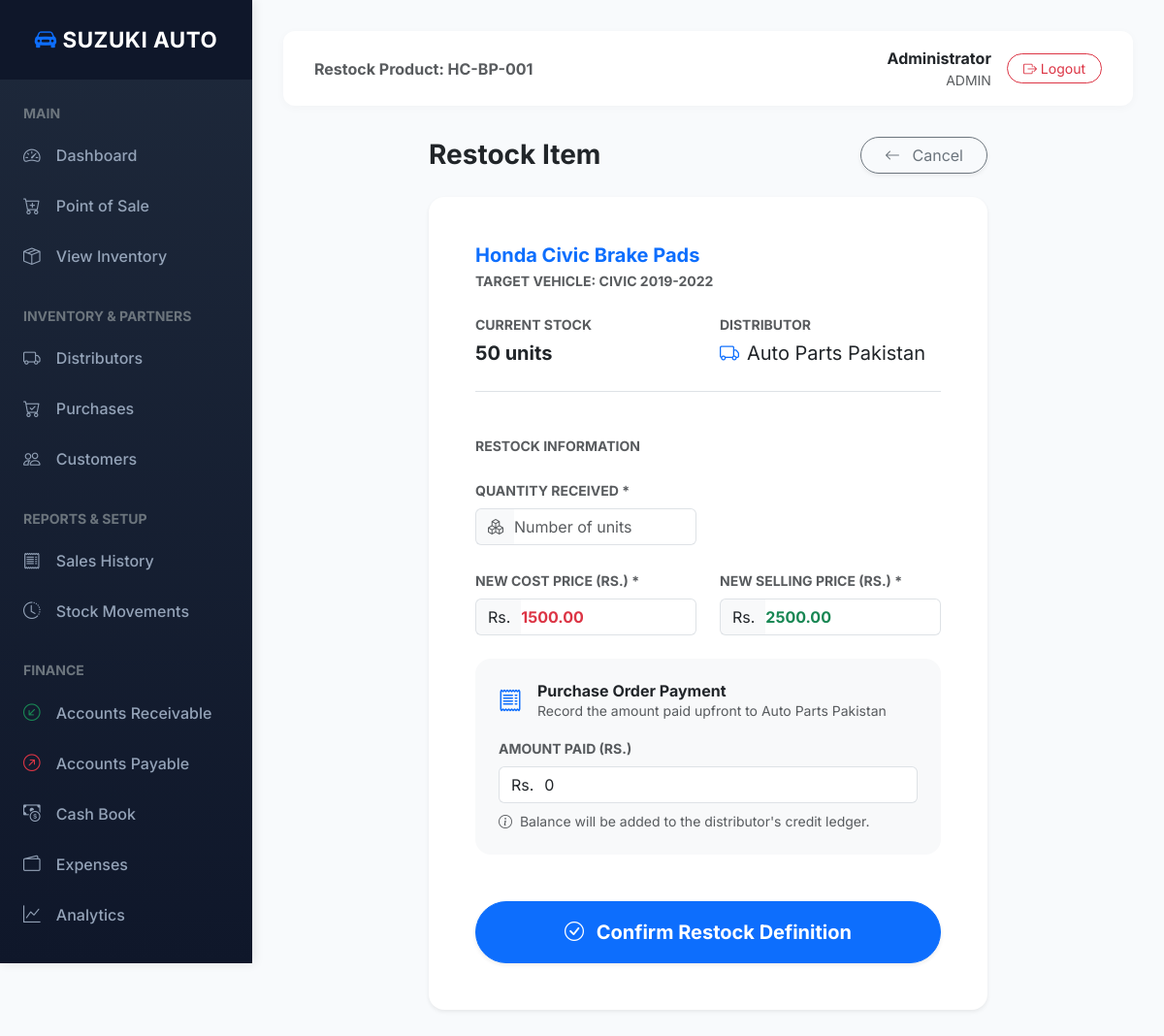
Page /products/1/restock (signed in) on the committed database.
### models.py (models this page shows, shortened)
class Product(db.Model):
    id = db.Column(db.Integer, primary_key=True)
    name = db.Column(db.String(200), nullable=False)
    description = db.Column(db.Text)
    sku = db.Column(db.String(50), unique=True)
    stock_quantity = db.Column(db.Integer, default=0)
    cost_price = db.Column(db.Numeric(12, 2))
    selling_price = db.Column(db.Numeric(12, 2))
    distributor_id = db.Column(db.Integer, db.ForeignKey('distributor.id'), nullable=True)
    vehicle_type = db.Column(db.String(100))  # e.g., Car, Motorcycle, Truck
    vehicle_model = db.Column(db.String(100))  # e.g., Civic 2019, Mehran
    part_number = db.Column(db.String(100))  # Original part number
    min_stock_level = db.Column(db.Integer, default=5)
    is_active = db.Column(db.Boolean, default=True)
    created_at = db.Column(db.DateTime, default=datetime.utcnow)
    distributor = db.relationship('Distributor', back_populates='products')
    order_items = db.relationship('OrderItem', back_populates='product', lazy=True)
    purchase_items = db.relationship('PurchaseOrderItem', back_populates='product', lazy=True)
    stock_movements = db.relationship('StockMovement', back_populates='product', lazy=True)

class User(db.Model, UserMixin):
    id = db.Column(db.Integer, primary_key=True)
    username = db.Column(db.String(150), unique=True, nullable=False)
    password_hash = db.Column(db.String(200), nullable=False)
    role = db.Column(db.String(20), nullable=False)  # staff / admin
    full_name = db.Column(db.String(200))
    phone = db.Column(db.String(20))
    created_orders = db.relationship('Order', foreign_keys='Order.created_by', back_populates='creator', lazy=True)
    approved_orders = db.relationship('Order', foreign_keys='Order.approved_by', back_populates='approver', lazy=True)
    created_purchases = db.relationship('PurchaseOrder', foreign_keys='PurchaseOrder.created_by', back_populates='creator', lazy=True)

class Distributor(db.Model):
    id = db.Column(db.Integer, primary_key=True)
    name = db.Column(db.String(200), nullable=False)
    contact_person = db.Column(db.String(200))
    phone = db.Column(db.String(20))
    email = db.Column(db.String(200))
    address = db.Column(db.Text)
    payment_terms = db.Column(db.Integer, default=30)  # Days
    created_at = db.Column(db.DateTime, default=datetime.utcnow)
    products = db.relationship('Product', back_populates='distributor', lazy=True)
    purchase_orders = db.relationship('PurchaseOrder', back_populates='distributor', lazy=True)
    transactions = db.relationship('SupplierTransaction', back_populates='distributor', lazy=True)

### routes/products.py (the view, shortened to what this page needs)
@products_bp.route('/<int:id>/restock', methods=['GET', 'POST'])
@login_required
@role_required('admin')
def restock_product(id):
    product = ProductController.get_product_by_id(id)
    if not product:
        flash("Product not found.", "danger")
        return redirect(url_for('products.products'))
    return render_template('restock_product.html', product=product)

### app.py (called while the page is built)
def create_app():
    app = Flask(__name__)
    app.config['SECRET_KEY'] = 'secret-key-change-in-production'
    app.config['SQLALCHEMY_DATABASE_URI'] = 'sqlite:///pos.db'
    app.config['SQLALCHEMY_TRACK_MODIFICATIONS'] = False
    db.init_app(app)
    login_manager.init_app(app)
    @login_manager.user_loader
    def load_user(user_id):
        return db.session.get(User, int(user_id))
    register_blueprints(app)
    return app

### controllers/product_controller.py (called while the page is built)
    @staticmethod
    def get_product_by_id(product_id):
        product = db.session.get(Product, product_id)
        if product and product.is_active:
            return product
        return None

### utils.py (called while the page is built)
def role_required(role):
    def wrapper(f):
        @wraps(f)
        def decorated(*args, **kwargs):
            if not current_user.is_authenticated or getattr(current_user, 'role', None) != role:
                abort(403)
            return f(*args, **kwargs)
        return decorated
    return wrapper

### templates/restock_product.html
{% extends "base.html" %}
{% block page_title %}Restock Product: {{ product.sku }}{% endblock %}
{% block content %}
<div class="row justify-content-center">
  <div class="col-lg-8">
    <div class="d-flex justify-content-between align-items-center mb-4">
      <h3 class="fw-bold mb-0">Restock Item</h3>
      <a href="{{ url_for('products.product_detail', id=product.id) }}" class="btn btn-outline-secondary rounded-pill px-4 shadow-sm">
        <i class="bi bi-arrow-left me-2"></i> Cancel
      </a>
    </div>
    <div class="card border-0 shadow-sm rounded-4">
      <div class="card-body p-5">
        <div class="mb-5 pb-4 border-bottom">
            <h5 class="fw-bold text-primary mb-1">{{ product.name }}</h5>
            <div class="text-muted small text-uppercase tracking-wider fw-bold">
                Target Vehicle: {{ product.vehicle_model or 'Universal' }}
            </div>
            <div class="row mt-4">
                <div class="col-sm-6">
                    <p class="text-muted small text-uppercase fw-bold mb-1">Current Stock</p>
                    <div class="fs-5 fw-bold">{{ product.stock_quantity }} units</div>
                </div>
                <div class="col-sm-6">
                    <p class="text-muted small text-uppercase fw-bold mb-1">Distributor</p>
                    <div class="fs-5">
                        {% if product.distributor %}
                        <i class="bi bi-truck text-primary me-2"></i>{{ product.distributor.name }}
                        {% else %}
                        <span class="text-muted">Independent / Unknown</span>
                        {% endif %}
                    </div>
                </div>
            </div>
        </div>
        <form method="POST">
          <h6 class="text-uppercase text-muted fw-bold small tracking-wider mb-4">Restock Information</h6>
          <div class="row g-4 mb-4">
            <div class="col-md-6">
              <label class="form-label tracking-wider fw-bold small text-muted text-uppercase">Quantity Received *</label>
              <div class="input-group">
                <span class="input-group-text bg-light border-end-0"><i class="bi bi-boxes text-muted"></i></span>
                <input type="number" name="quantity" class="form-control border-start-0 ps-0" placeholder="Number of units" min="1" required>
              </div>
            </div>
          </div>
          <div class="row g-4 mb-4">
            <div class="col-md-6">
              <label class="form-label tracking-wider fw-bold small text-muted text-uppercase">New Cost Price (Rs.) *</label>
              <div class="input-group">
                <span class="input-group-text bg-light border-end-0">Rs.</span>
                <input type="number" name="cost_price" class="form-control border-start-0 ps-0 text-danger fw-bold" step="0.01" min="0" value="{{ '%.2f'|format(product.cost_price or 0) }}" required>
              </div>
            </div>
            <div class="col-md-6">
              <label class="form-label tracking-wider fw-bold small text-muted text-uppercase">New Selling Price (Rs.) *</label>
              <div class="input-group">
                <span class="input-group-text bg-light border-end-0">Rs.</span>
                <input type="number" name="selling_price" class="form-control border-start-0 ps-0 text-success fw-bold" step="0.01" min="0" value="{{ '%.2f'|format(product.selling_price or 0) }}" required>
              </div>
            </div>
          </div>
          {% if product.distributor %}
          <div class="p-4 bg-light rounded-4 mb-4">
            <div class="d-flex align-items-center mb-3">
              <i class="bi bi-receipt text-primary fs-4 me-3"></i>
              <div>
                <h6 class="mb-0 fw-bold">Purchase Order Payment</h6>
                <p class="text-muted small mb-0">Record the amount paid upfront to {{ product.distributor.name }}</p>
              </div>
            </div>
            <label class="form-label tracking-wider fw-bold small text-muted text-uppercase">Amount Paid (Rs.)</label>
            <div class="input-group">
              <span class="input-group-text bg-white border-end-0">Rs.</span>
              <input type="number" name="amount_paid" class="form-control border-start-0 ps-0" step="0.01" min="0" value="0" placeholder="If not fully paid, remainder adds to ledger">
            </div>
            <div class="form-text mt-2"><i class="bi bi-info-circle me-1"></i> Balance will be added to the distributor's credit ledger.</div>
          </div>
          {% else %}
          <div class="alert alert-warning border-0 rounded-4">
            <i class="bi bi-exclamation-triangle-fill me-2"></i> This product has no distributor linked. Inventory will be updated, but no ledger invoice will be generated.
          </div>
          {% endif %}
          <div class="d-grid mt-5">
            <button class="btn btn-primary py-3 fs-5 rounded-pill shadow-sm fw-bold">
              <i class="bi bi-check-circle me-2"></i> Confirm Restock Definition
            </button>
          </div>
        </form>
      </div>
    </div>
  </div>
</div>
{% endblock %}

### templates/base.html (shortened to what this page needs)
<!doctype html>
<html lang="en">
  <head>
    <link href="https://cdn.jsdelivr.net/npm/bootstrap@5.3.0/dist/css/bootstrap.min.css" rel="stylesheet" />
    <link href="https://cdn.jsdelivr.net/npm/bootstrap-icons@1.11.0/font/bootstrap-icons.css" rel="stylesheet" />
  </head>
  <body>
    {% if current_user.is_authenticated %}
    <div class="d-flex flex-column flex-lg-row">
      <nav class="sidebar flex-shrink-0">
        <a href="{{ url_for('main.dashboard') }}" class="brand">
          <i class="bi bi-car-front-fill text-primary"></i> SUZUKI AUTO
        </a>
        <div class="sidebar-nav">
          <div class="px-4 mb-2 text-uppercase text-secondary small fw-bold tracking-wider">Main</div>
          <a href="{{ url_for('main.dashboard') }}"><i class="bi bi-speedometer2"></i> Dashboard</a>
          <a href="{{ url_for('sales.create_order') }}"><i class="bi bi-cart-plus"></i> Point of Sale</a>
          <a href="{{ url_for('products.products') }}"><i class="bi bi-box-seam"></i> View Inventory</a>
          {% if current_user.role == 'admin' %}
          <div class="px-4 mt-4 mb-2 text-uppercase text-secondary small fw-bold tracking-wider">Inventory & Partners</div>
          <a href="{{ url_for('distributors.list_distributors') }}"><i class="bi bi-truck"></i> Distributors</a>
          <a href="{{ url_for('purchases.purchase_orders') }}"><i class="bi bi-cart-check"></i> Purchases</a>
          <a href="{{ url_for('customers.index') }}"><i class="bi bi-people"></i> Customers</a>
          <div class="px-4 mt-4 mb-2 text-uppercase text-secondary small fw-bold tracking-wider">Reports & Setup</div>
          <a href="{{ url_for('sales.sales_history') }}"><i class="bi bi-receipt"></i> Sales History</a>
          <a href="{{ url_for('analytics.stock_movements') }}"><i class="bi bi-clock-history"></i> Stock Movements</a>
          <div class="px-4 mt-4 mb-2 text-uppercase text-secondary small fw-bold tracking-wider">Finance</div>
          <a href="{{ url_for('analytics.receivables') }}"><i class="bi bi-arrow-down-left-circle text-success"></i> Accounts Receivable</a>
          <a href="{{ url_for('analytics.payables') }}"><i class="bi bi-arrow-up-right-circle text-danger"></i> Accounts Payable</a>
          <a href="{{ url_for('analytics.cashbook') }}"><i class="bi bi-cash-coin"></i> Cash Book</a>
          <a href="{{ url_for('expenses.list_expenses') }}"><i class="bi bi-wallet2"></i> Expenses</a>
          <a href="{{ url_for('analytics.dashboard') }}"><i class="bi bi-graph-up"></i> Analytics</a>
          {% endif %}
        </div>
      </nav>
      <div class="main-content flex-grow-1">
        <div class="topbar">
          <div class="text-muted fw-bold">
            {% block page_title %}{% endblock %}
          </div>
          <div class="d-flex align-items-center">
            <div class="me-3 text-end d-none d-sm-block">
              <div class="fw-bold text-dark">{{ current_user.full_name or current_user.username }}</div>
              <div class="small text-muted text-uppercase tracking-wider">{{ current_user.role }}</div>
            </div>
            <a href="{{ url_for('auth.logout') }}" class="btn btn-outline-danger btn-sm rounded-pill px-3">
              <i class="bi bi-box-arrow-right"></i> Logout
            </a>
          </div>
        </div>
        {% block content %}{% endblock %}
      </div>
    </div>
    {% endif %}
  </body>
</html>

### templates/base.html (style rules this page uses)
body { min-height: 100vh; background-color: #f8fafc; font-family: 'Inter', system-ui, -apple-system, sans-serif; }
.sidebar { width: 260px; background: linear-gradient(180deg, #1e293b 0%, #0f172a 100%); color: white; min-height: 100vh; position: fixed; box-shadow: 2px 0 10px rgba(0,0,0,0.1); z-index: 1000; overflow-y: auto; }
.sidebar .brand { padding: 1.5rem 1rem; background: #0f172a; font-size: 1.4rem; font-weight: 700; text-align: center; text-decoration: none; color: white; display: block; letter-spacing: 0.5px; }
.sidebar-nav { padding: 1.5rem 0; }
.sidebar-nav a { padding: 0.8rem 1.5rem; color: #94a3b8; text-decoration: none; display: block; transition: all 0.2s ease; font-weight: 500; }
.sidebar-nav a i { margin-right: 12px; font-size: 1.1em; width: 20px; text-align: center; }
.main-content { margin-left: 260px; padding: 2rem; width: calc(100% - 260px); }
.topbar { background: white; padding: 1rem 2rem; box-shadow: 0 2px 10px rgba(0,0,0,0.03); margin-bottom: 2rem; border-radius: 12px; display: flex; justify-content: space-between; align-items: center; }
.card { border: none; border-radius: 12px; box-shadow: 0 4px 6px -1px rgba(0,0,0,0.05), 0 2px 4px -1px rgba(0,0,0,0.03); transition: transform 0.2s ease-in-out, box-shadow 0.2s ease-in-out; }
.btn { transition: all 0.2s cubic-bezier(0.4, 0, 0.2, 1); }

### rows in the picture
Product: sku "HC-BP-001", name "Honda Civic Brake Pads", vehicle_model "CIVIC 2019-2022", stock_quantity "50", cost_price "1500.00", selling_price "2500.00"
User: full_name "Administrator", role "ADMIN"
Distributor: distributor.name "Auto Parts Pakistan"
